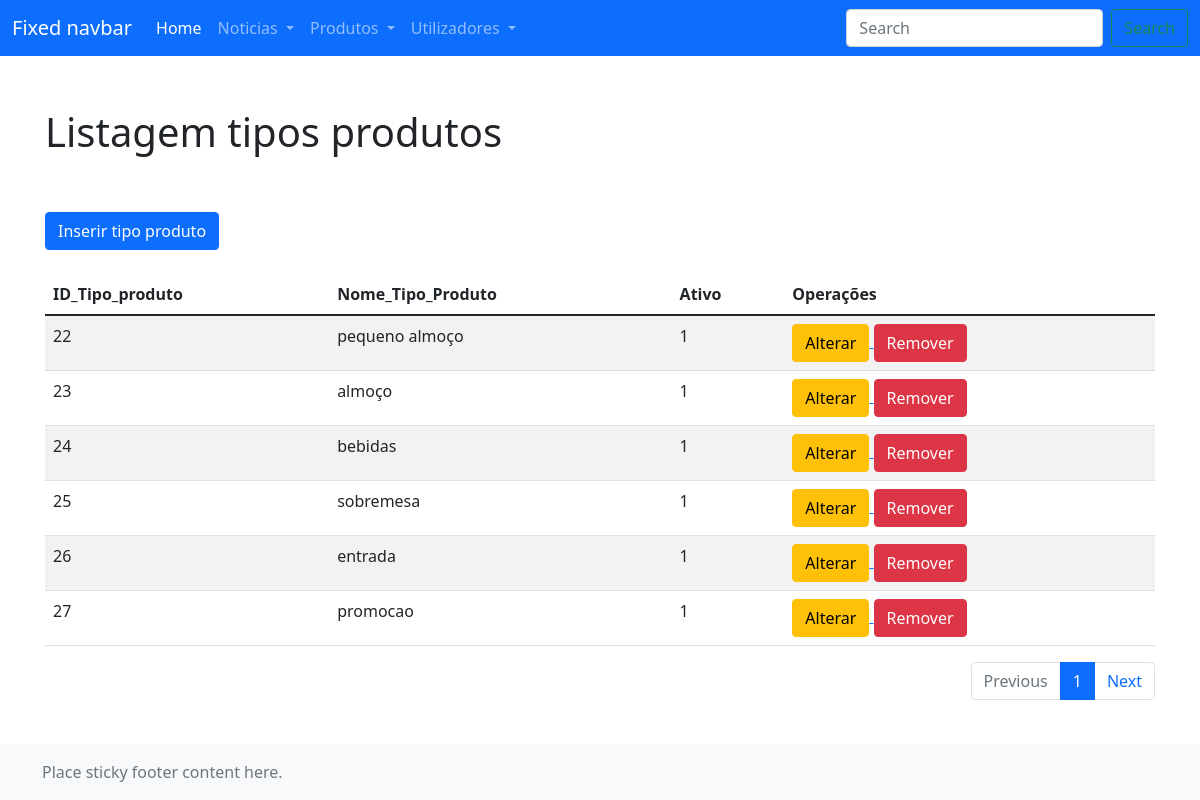
Page /backoffice/products_types/list_product_types.php on the committed database.
### tables this page shows
CREATE TABLE `tipo_produto` (
  `ID_Tipo_Produto` int(11) NOT NULL,
  `Tipo_Produto` varchar(75) NOT NULL,
  `Ativo` int(1) NOT NULL
);

### backoffice/utils/conexao.inc.php (called while the page is built, shortened)
<?php
    function conexaoDB(){
        $servername = "localhost";
        $username = "root";
        $password = "";
        $database = "pap";
        try{
            $conn = mysqli_connect($servername, $username, $password, $database);
        }
        catch(mysqli_sql_exception $mensagem) {
            echo nl2br("Erro: Não foi possivel conectar ao MySQL".$mensagem);
            throw $mensagem;
        }
        return $conn;
    }
    function executarSQL($sql_command){
        $conn = conexaoDB();
        $resultado = mysqli_query($conn, $sql_command);
        return $resultado;
    }
?>

### backoffice/products_types/list_product_types.php (the view, shortened to what this page needs)
<!doctype html>
<html lang="en" class="h-100">
  <head>
    <link href="https://cdn.jsdelivr.net/npm/bootstrap@5.1.3/dist/css/bootstrap.min.css" rel="stylesheet">
    <link href="css/sticky-footer-navbar.css" rel="stylesheet">
		<link href="css/backoffice.css" rel="stylesheet">
  </head>
  <body class="d-flex flex-column h-100">
  <?php
    include("../utils/conexao.inc.php");
    include("../header/header.php");
  ?>
    <main class="flex-shrink-0">
      <div class="container">
        <h1 class="mt-5">Listagem tipos produtos</h1>
        <br>
        <a href="./create_product_type.php">
          <button type="button" class="btn btn-primary">Inserir tipo produto</button>
        </a>
        <br>
        <table class="table table-striped">
          <thead>
            <tr>
              <th scope="col">ID_Tipo_produto</th>
              <th scope="col">Nome_Tipo_Produto</th>
              <th scope="col">Ativo</th>
              <th scope="col">Operações</th>
            </tr>
          </thead>
          <tbody>
            <?php
              $n_registos_pagina = 10;
              $pagina_atual = intval(isset($_GET['pagina']) ? $_GET['pagina'] : 1);
              if($pagina_atual == 1){
								$query = "SELECT * FROM tipo_produto
                LIMIT ".intval($pagina_atual -1).", ".$n_registos_pagina."" ;
              }else{
								$query = "SELECT * FROM tipo_produto
                LIMIT ".intval(($pagina_atual -1 * $n_registos_pagina).", ".$n_registos_pagina)."";
              }
              if($result = executarSQL($query)){
                while($row = mysqli_fetch_array($result)){
                  echo "<tr>";
                    echo "<td>".$row["ID_Tipo_Produto"]."</td>";
                    echo "<td>".$row["Tipo_Produto"]."</td>";
                    echo "<td>".$row["Ativo"]."</td>";
                    echo "<td>
                      <a href='./create_product_type.php?ID=".$row["ID_Tipo_Produto"]."'>
                        <button type='button' class='btn btn-warning'>Alterar</button>
                      </a>
                      <a href='./product_type_del.php?ID=".$row["ID_Tipo_Produto"]."'>
                        <button type='button' class='btn btn-danger'>Remover</button>
                      </a>
                    </td>";
                  echo "</tr>";
                }
              }else{
                echo "Erro na consulta a base de dados";
              }
            ?>
          </tbody>
        </table>
        <nav aria-label="Page navigation example">
          <ul class="pagination justify-content-end">
						<li class="page-item disabled"><a class="page-link" href="#" tabindex="-1">Previous</a></li>
							<?php
								$query1 = "SELECT * FROM tipo_produto";
								$result1 = executarSQL($query1);
								$total_registos = mysqli_num_rows($result1);
								$paginações = intval($total_registos / $n_registos_pagina);
								for($i = 0; $i <= $paginações; $i++){
									if($pagina_atual == $i + 1){
										echo "<li class='page-item active'><a class='page-link' href='list_product_types.php?pagina=".($i + 1)."'>".($i + 1)."</a></li>";
									}else{
										echo "<li class='page-item'><a class='page-link' href='list_product_types.php?pagina=".($i + 1)."'>".($i + 1)."</a></li>";
									}
								}
							?>
						<li class="page-item"><a class="page-link" href="#">Next</a></li>
          </ul>
        </nav>
      </div>
    </main>
    <footer class="footer mt-auto py-3 bg-light">
      <div class="container">
        <span class="text-muted">Place sticky footer content here.</span>
      </div>
    </footer>
  </body>
</html>

### backoffice/css/sticky-footer-navbar.css (style rules this page uses)
main > .container { padding: 60px 15px 0; }

### rows in the picture
tipo_produto: ID_Tipo_Produto "22", Tipo_Produto "pequeno almoço", Ativo "1"
tipo_produto: ID_Tipo_Produto "23", Tipo_Produto "almoço", Ativo "1"
tipo_produto: ID_Tipo_Produto "24", Tipo_Produto "bebidas", Ativo "1"
tipo_produto: ID_Tipo_Produto "25", Tipo_Produto "sobremesa", Ativo "1"
tipo_produto: ID_Tipo_Produto "26", Tipo_Produto "entrada", Ativo "1"
tipo_produto: ID_Tipo_Produto "27", Tipo_Produto "promocao", Ativo "1"
